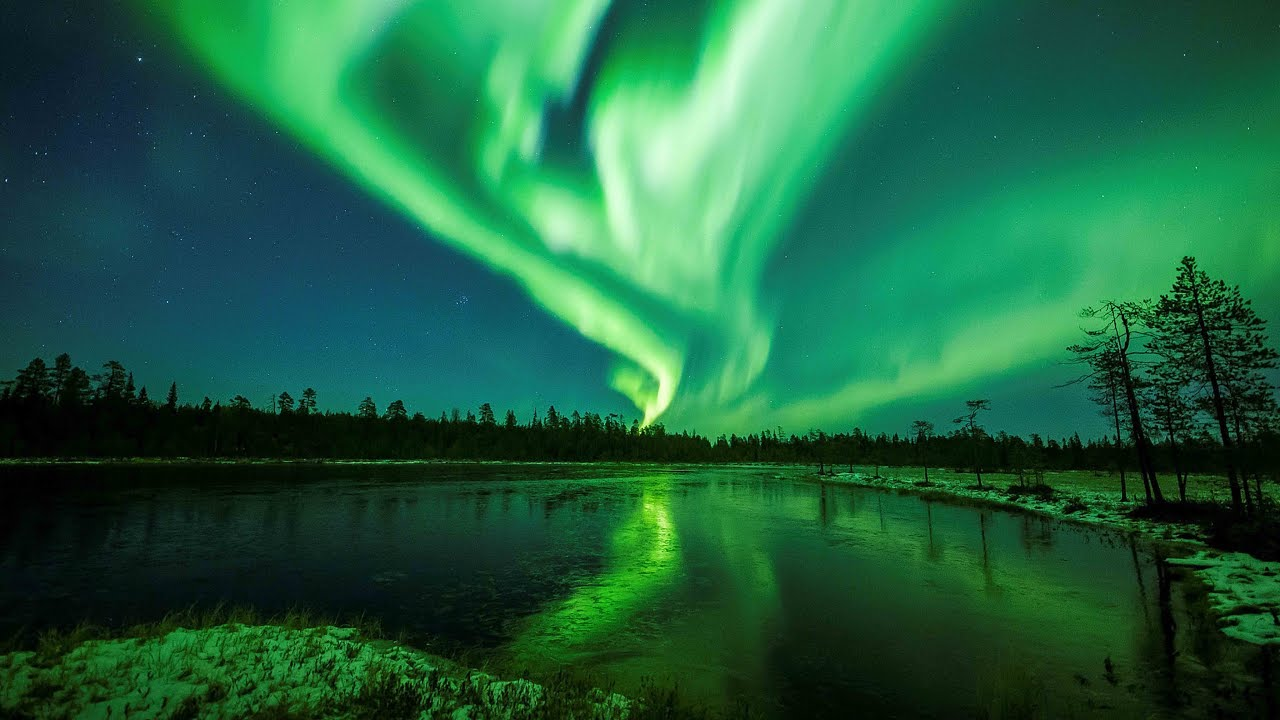
%> input picture 1.jpg, 1280 x 720 px
$ octave imageadd.m   (GNU Octave 9; MATLAB toolbox functions it lacks are replaced by stand-ins)
%> lines starting %> are read from the running program, lines starting %| are printed output that depends on the picture
clc
clear all
close all
I = imread('1.jpg');
%> I is the input picture: size 720x1280x3 uint8; mean R, G, B 30.4, 97.2, 63.6
figure;
imshow(I);
title('First Image');
g=size(I);
%> g = [720 1280 3]
J = imread('2.JPG');
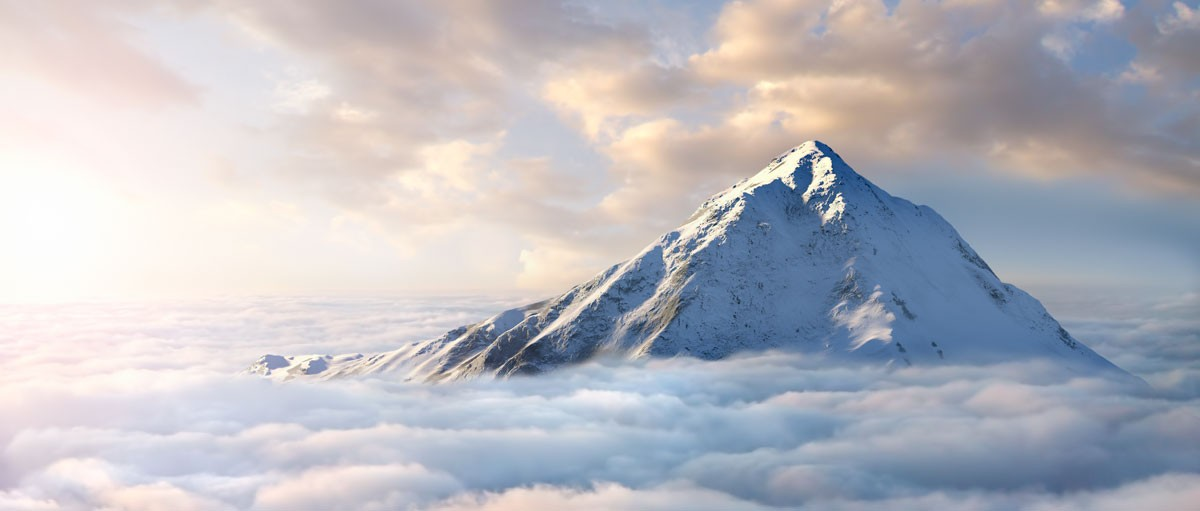
%> input picture 2.jpg, 1200 x 511 px
%> J is the input picture: size 511x1200x3 uint8; mean R, G, B 184.2, 184.6, 192.2
J=imresize(J,[g(1),g(2)]);
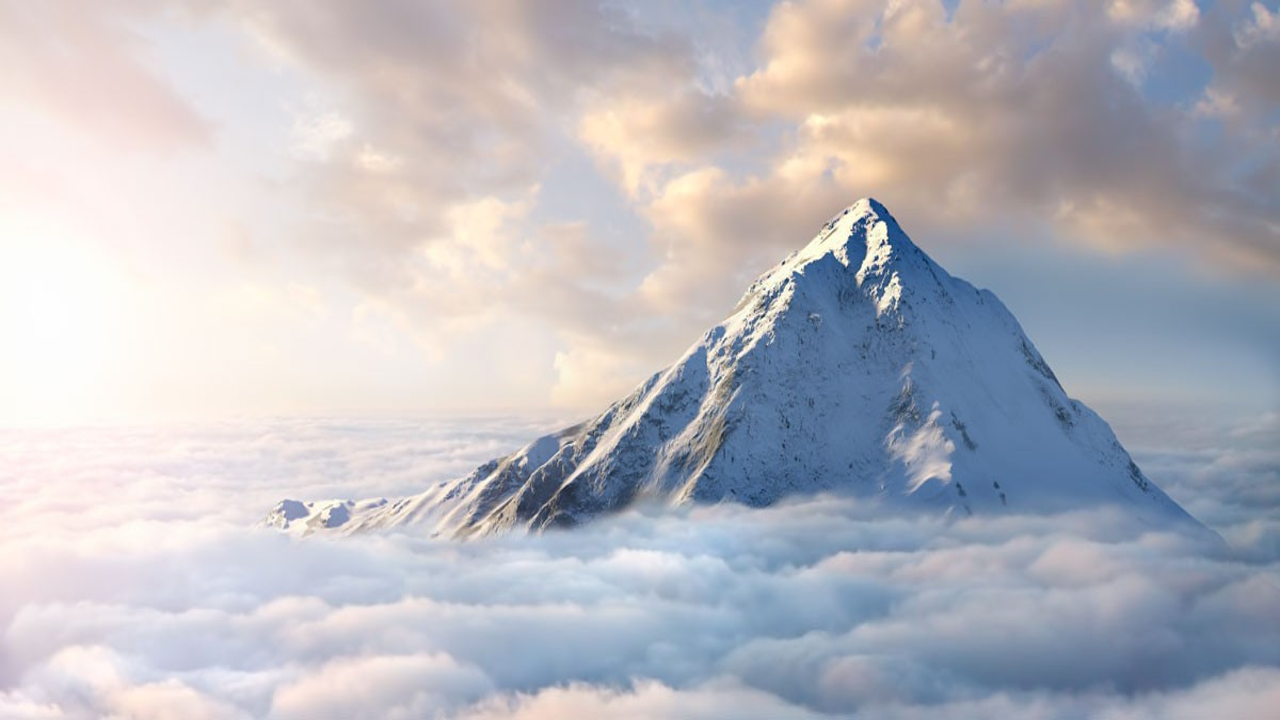
%> J: size 720x1280x3 uint8; mean R, G, B 184.2, 184.6, 192.2
figure;
imshow(J);
title('Second Image');
for i = 1:g(1)
 for j = 1:g(2)
     for k=1:3
 output(i,j,k)=(I(i,j,k)+J(i,j,k));
     end
 end
end
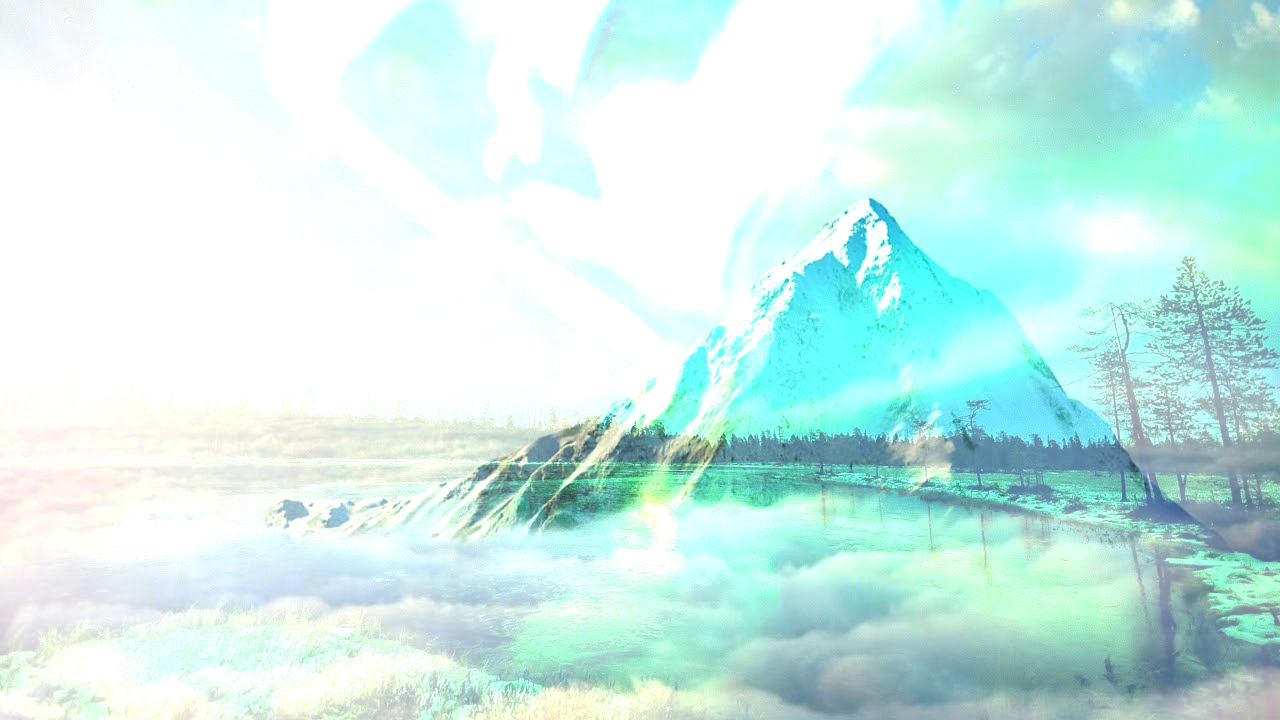
%> output: size 720x1280x3 uint8; mean R, G, B 204.4, 238.4, 233.5
figure;
imshow(output);
title('Added Image');
